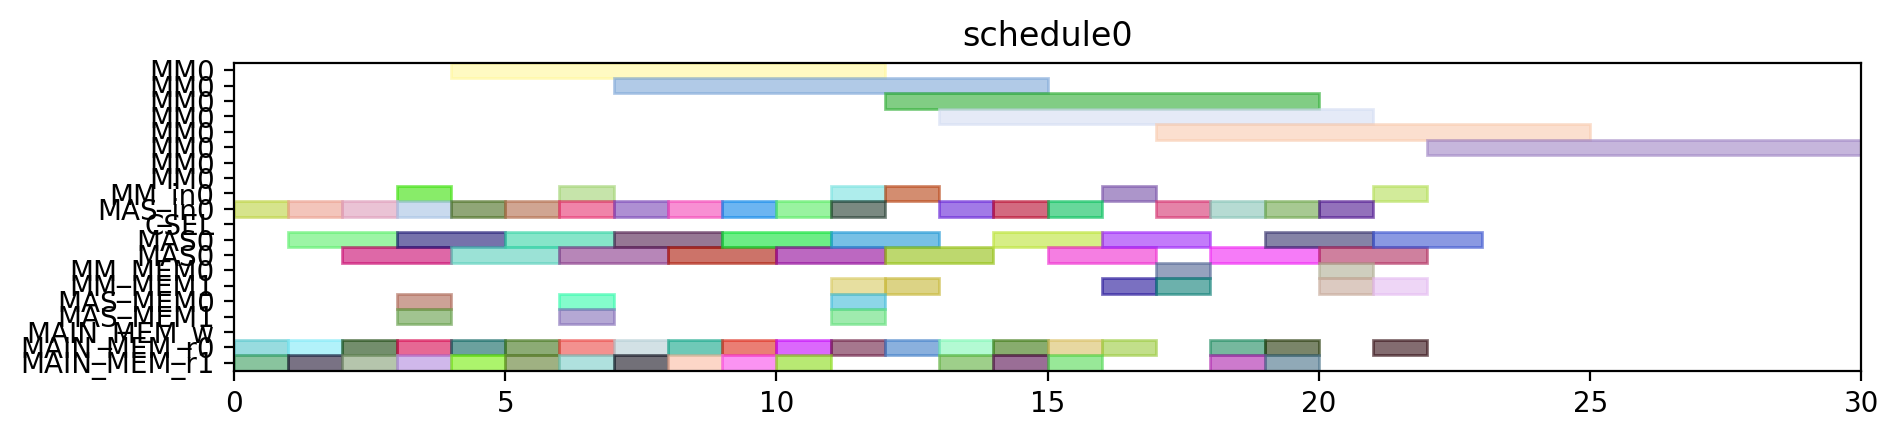

Write Python code to recreate this figure.
from pyschedule import Scenario, solvers, plotters, alt


def solve():
	horizon = 120
	S = Scenario("schedule0", horizon=horizon)

	# resource
	MM = S.Resources('MM', num=1, size=8)
	MM_in = S.Resources('MM_in', num=1)
	MAS_in = S.Resources('MAS_in', num=1)
	CSEL = S.Resource('CSEL')
	MAS = S.Resources('MAS', num=1, size=2, periods=range(1, horizon))
	MM_MEM = S.Resources('MM_MEM', num=2)
	MAS_MEM = S.Resources('MAS_MEM', num=2)
	MAIN_MEM_w = S.Resource('MAIN_MEM_w', size=1)
	MAIN_MEM_r = S.Resources('MAIN_MEM_r', num=2)

	# result of previous scheduling

	# new tasks
	c_qinv_denom_inv0 = S.Task('c_qinv_denom_inv0', length=8, delay_cost=1)
	c_qinv_denom_inv0 += alt(MM)
	c_qinv_denom_inv0_in = S.Task('c_qinv_denom_inv0_in', length=1, delay_cost=1)
	c_qinv_denom_inv0_in += alt(MM_in)
	S += c_qinv_denom_inv0_in*MM_in[0]<=c_qinv_denom_inv0*MM[0]
	c_qinv_denom_inv0_mem0 = S.Task('c_qinv_denom_inv0_mem0', length=1, delay_cost=1)
	c_qinv_denom_inv0_mem0 += MAIN_MEM_r[0]
	S += c_qinv_denom_inv0_mem0 <= c_qinv_denom_inv0

	c_qinv_denom_inv0_mem1 = S.Task('c_qinv_denom_inv0_mem1', length=1, delay_cost=1)
	c_qinv_denom_inv0_mem1 += MAIN_MEM_r[1]
	S += c_qinv_denom_inv0_mem1 <= c_qinv_denom_inv0

	c_qinv_denom_inv1_ = S.Task('c_qinv_denom_inv1_', length=8, delay_cost=1)
	c_qinv_denom_inv1_ += alt(MM)
	c_qinv_denom_inv1__in = S.Task('c_qinv_denom_inv1__in', length=1, delay_cost=1)
	c_qinv_denom_inv1__in += alt(MM_in)
	S += c_qinv_denom_inv1__in*MM_in[0]<=c_qinv_denom_inv1_*MM[0]
	c_qinv_denom_inv1__mem0 = S.Task('c_qinv_denom_inv1__mem0', length=1, delay_cost=1)
	c_qinv_denom_inv1__mem0 += MAIN_MEM_r[0]
	S += c_qinv_denom_inv1__mem0 <= c_qinv_denom_inv1_

	c_qinv_denom_inv1__mem1 = S.Task('c_qinv_denom_inv1__mem1', length=1, delay_cost=1)
	c_qinv_denom_inv1__mem1 += MAIN_MEM_r[1]
	S += c_qinv_denom_inv1__mem1 <= c_qinv_denom_inv1_

	c_qinv0_t2 = S.Task('c_qinv0_t2', length=2, delay_cost=1)
	c_qinv0_t2 += alt(MAS)
	c_qinv0_t2_in = S.Task('c_qinv0_t2_in', length=1, delay_cost=1)
	c_qinv0_t2_in += alt(MAS_in)
	S += c_qinv0_t2_in*MAS_in[0]<=c_qinv0_t2*MAS[0]

	c_qinv0_t2_mem0 = S.Task('c_qinv0_t2_mem0', length=1, delay_cost=1)
	c_qinv0_t2_mem0 += MAIN_MEM_r[0]
	S += c_qinv0_t2_mem0 <= c_qinv0_t2

	c_qinv0_t2_mem1 = S.Task('c_qinv0_t2_mem1', length=1, delay_cost=1)
	c_qinv0_t2_mem1 += MAIN_MEM_r[1]
	S += c_qinv0_t2_mem1 <= c_qinv0_t2

	c_qinv1__t2 = S.Task('c_qinv1__t2', length=2, delay_cost=1)
	c_qinv1__t2 += alt(MAS)
	c_qinv1__t2_in = S.Task('c_qinv1__t2_in', length=1, delay_cost=1)
	c_qinv1__t2_in += alt(MAS_in)
	S += c_qinv1__t2_in*MAS_in[0]<=c_qinv1__t2*MAS[0]

	c_qinv1__t2_mem0 = S.Task('c_qinv1__t2_mem0', length=1, delay_cost=1)
	c_qinv1__t2_mem0 += MAIN_MEM_r[0]
	S += c_qinv1__t2_mem0 <= c_qinv1__t2

	c_qinv1__t2_mem1 = S.Task('c_qinv1__t2_mem1', length=1, delay_cost=1)
	c_qinv1__t2_mem1 += MAIN_MEM_r[1]
	S += c_qinv1__t2_mem1 <= c_qinv1__t2

	c0_t0_t2 = S.Task('c0_t0_t2', length=2, delay_cost=1)
	c0_t0_t2 += alt(MAS)
	c0_t0_t2_in = S.Task('c0_t0_t2_in', length=1, delay_cost=1)
	c0_t0_t2_in += alt(MAS_in)
	S += c0_t0_t2_in*MAS_in[0]<=c0_t0_t2*MAS[0]

	c0_t0_t2_mem0 = S.Task('c0_t0_t2_mem0', length=1, delay_cost=1)
	c0_t0_t2_mem0 += MAIN_MEM_r[0]
	S += c0_t0_t2_mem0 <= c0_t0_t2

	c0_t0_t2_mem1 = S.Task('c0_t0_t2_mem1', length=1, delay_cost=1)
	c0_t0_t2_mem1 += MAIN_MEM_r[1]
	S += c0_t0_t2_mem1 <= c0_t0_t2

	c0_t1_t2 = S.Task('c0_t1_t2', length=2, delay_cost=1)
	c0_t1_t2 += alt(MAS)
	c0_t1_t2_in = S.Task('c0_t1_t2_in', length=1, delay_cost=1)
	c0_t1_t2_in += alt(MAS_in)
	S += c0_t1_t2_in*MAS_in[0]<=c0_t1_t2*MAS[0]

	c0_t1_t2_mem0 = S.Task('c0_t1_t2_mem0', length=1, delay_cost=1)
	c0_t1_t2_mem0 += MAIN_MEM_r[0]
	S += c0_t1_t2_mem0 <= c0_t1_t2

	c0_t1_t2_mem1 = S.Task('c0_t1_t2_mem1', length=1, delay_cost=1)
	c0_t1_t2_mem1 += MAIN_MEM_r[1]
	S += c0_t1_t2_mem1 <= c0_t1_t2

	c0_t20 = S.Task('c0_t20', length=2, delay_cost=1)
	c0_t20 += alt(MAS)
	c0_t20_in = S.Task('c0_t20_in', length=1, delay_cost=1)
	c0_t20_in += alt(MAS_in)
	S += c0_t20_in*MAS_in[0]<=c0_t20*MAS[0]

	c0_t20_mem0 = S.Task('c0_t20_mem0', length=1, delay_cost=1)
	c0_t20_mem0 += MAIN_MEM_r[0]
	S += c0_t20_mem0 <= c0_t20

	c0_t20_mem1 = S.Task('c0_t20_mem1', length=1, delay_cost=1)
	c0_t20_mem1 += MAIN_MEM_r[1]
	S += c0_t20_mem1 <= c0_t20

	c0_t21 = S.Task('c0_t21', length=2, delay_cost=1)
	c0_t21 += alt(MAS)
	c0_t21_in = S.Task('c0_t21_in', length=1, delay_cost=1)
	c0_t21_in += alt(MAS_in)
	S += c0_t21_in*MAS_in[0]<=c0_t21*MAS[0]

	c0_t21_mem0 = S.Task('c0_t21_mem0', length=1, delay_cost=1)
	c0_t21_mem0 += MAIN_MEM_r[0]
	S += c0_t21_mem0 <= c0_t21

	c0_t21_mem1 = S.Task('c0_t21_mem1', length=1, delay_cost=1)
	c0_t21_mem1 += MAIN_MEM_r[1]
	S += c0_t21_mem1 <= c0_t21

	c1_t0_t2 = S.Task('c1_t0_t2', length=2, delay_cost=1)
	c1_t0_t2 += alt(MAS)
	c1_t0_t2_in = S.Task('c1_t0_t2_in', length=1, delay_cost=1)
	c1_t0_t2_in += alt(MAS_in)
	S += c1_t0_t2_in*MAS_in[0]<=c1_t0_t2*MAS[0]

	c1_t0_t2_mem0 = S.Task('c1_t0_t2_mem0', length=1, delay_cost=1)
	c1_t0_t2_mem0 += MAIN_MEM_r[0]
	S += c1_t0_t2_mem0 <= c1_t0_t2

	c1_t0_t2_mem1 = S.Task('c1_t0_t2_mem1', length=1, delay_cost=1)
	c1_t0_t2_mem1 += MAIN_MEM_r[1]
	S += c1_t0_t2_mem1 <= c1_t0_t2

	c1_t1_t2 = S.Task('c1_t1_t2', length=2, delay_cost=1)
	c1_t1_t2 += alt(MAS)
	c1_t1_t2_in = S.Task('c1_t1_t2_in', length=1, delay_cost=1)
	c1_t1_t2_in += alt(MAS_in)
	S += c1_t1_t2_in*MAS_in[0]<=c1_t1_t2*MAS[0]

	c1_t1_t2_mem0 = S.Task('c1_t1_t2_mem0', length=1, delay_cost=1)
	c1_t1_t2_mem0 += MAIN_MEM_r[0]
	S += c1_t1_t2_mem0 <= c1_t1_t2

	c1_t1_t2_mem1 = S.Task('c1_t1_t2_mem1', length=1, delay_cost=1)
	c1_t1_t2_mem1 += MAIN_MEM_r[1]
	S += c1_t1_t2_mem1 <= c1_t1_t2

	c1_t20 = S.Task('c1_t20', length=2, delay_cost=1)
	c1_t20 += alt(MAS)
	c1_t20_in = S.Task('c1_t20_in', length=1, delay_cost=1)
	c1_t20_in += alt(MAS_in)
	S += c1_t20_in*MAS_in[0]<=c1_t20*MAS[0]

	c1_t20_mem0 = S.Task('c1_t20_mem0', length=1, delay_cost=1)
	c1_t20_mem0 += MAIN_MEM_r[0]
	S += c1_t20_mem0 <= c1_t20

	c1_t20_mem1 = S.Task('c1_t20_mem1', length=1, delay_cost=1)
	c1_t20_mem1 += MAIN_MEM_r[1]
	S += c1_t20_mem1 <= c1_t20

	c1_t21 = S.Task('c1_t21', length=2, delay_cost=1)
	c1_t21 += alt(MAS)
	c1_t21_in = S.Task('c1_t21_in', length=1, delay_cost=1)
	c1_t21_in += alt(MAS_in)
	S += c1_t21_in*MAS_in[0]<=c1_t21*MAS[0]

	c1_t21_mem0 = S.Task('c1_t21_mem0', length=1, delay_cost=1)
	c1_t21_mem0 += MAIN_MEM_r[0]
	S += c1_t21_mem0 <= c1_t21

	c1_t21_mem1 = S.Task('c1_t21_mem1', length=1, delay_cost=1)
	c1_t21_mem1 += MAIN_MEM_r[1]
	S += c1_t21_mem1 <= c1_t21

	c2_t0_t2 = S.Task('c2_t0_t2', length=2, delay_cost=1)
	c2_t0_t2 += alt(MAS)
	c2_t0_t2_in = S.Task('c2_t0_t2_in', length=1, delay_cost=1)
	c2_t0_t2_in += alt(MAS_in)
	S += c2_t0_t2_in*MAS_in[0]<=c2_t0_t2*MAS[0]

	c2_t0_t2_mem0 = S.Task('c2_t0_t2_mem0', length=1, delay_cost=1)
	c2_t0_t2_mem0 += MAIN_MEM_r[0]
	S += c2_t0_t2_mem0 <= c2_t0_t2

	c2_t0_t2_mem1 = S.Task('c2_t0_t2_mem1', length=1, delay_cost=1)
	c2_t0_t2_mem1 += MAIN_MEM_r[1]
	S += c2_t0_t2_mem1 <= c2_t0_t2

	c2_t1_t2 = S.Task('c2_t1_t2', length=2, delay_cost=1)
	c2_t1_t2 += alt(MAS)
	c2_t1_t2_in = S.Task('c2_t1_t2_in', length=1, delay_cost=1)
	c2_t1_t2_in += alt(MAS_in)
	S += c2_t1_t2_in*MAS_in[0]<=c2_t1_t2*MAS[0]

	c2_t1_t2_mem0 = S.Task('c2_t1_t2_mem0', length=1, delay_cost=1)
	c2_t1_t2_mem0 += MAIN_MEM_r[0]
	S += c2_t1_t2_mem0 <= c2_t1_t2

	c2_t1_t2_mem1 = S.Task('c2_t1_t2_mem1', length=1, delay_cost=1)
	c2_t1_t2_mem1 += MAIN_MEM_r[1]
	S += c2_t1_t2_mem1 <= c2_t1_t2

	c2_t20 = S.Task('c2_t20', length=2, delay_cost=1)
	c2_t20 += alt(MAS)
	c2_t20_in = S.Task('c2_t20_in', length=1, delay_cost=1)
	c2_t20_in += alt(MAS_in)
	S += c2_t20_in*MAS_in[0]<=c2_t20*MAS[0]

	c2_t20_mem0 = S.Task('c2_t20_mem0', length=1, delay_cost=1)
	c2_t20_mem0 += MAIN_MEM_r[0]
	S += c2_t20_mem0 <= c2_t20

	c2_t20_mem1 = S.Task('c2_t20_mem1', length=1, delay_cost=1)
	c2_t20_mem1 += MAIN_MEM_r[1]
	S += c2_t20_mem1 <= c2_t20

	c2_t21 = S.Task('c2_t21', length=2, delay_cost=1)
	c2_t21 += alt(MAS)
	c2_t21_in = S.Task('c2_t21_in', length=1, delay_cost=1)
	c2_t21_in += alt(MAS_in)
	S += c2_t21_in*MAS_in[0]<=c2_t21*MAS[0]

	c2_t21_mem0 = S.Task('c2_t21_mem0', length=1, delay_cost=1)
	c2_t21_mem0 += MAIN_MEM_r[0]
	S += c2_t21_mem0 <= c2_t21

	c2_t21_mem1 = S.Task('c2_t21_mem1', length=1, delay_cost=1)
	c2_t21_mem1 += MAIN_MEM_r[1]
	S += c2_t21_mem1 <= c2_t21

	c_qinv0_t0 = S.Task('c_qinv0_t0', length=8, delay_cost=1)
	c_qinv0_t0 += alt(MM)
	c_qinv0_t0_in = S.Task('c_qinv0_t0_in', length=1, delay_cost=1)
	c_qinv0_t0_in += alt(MM_in)
	S += c_qinv0_t0_in*MM_in[0]<=c_qinv0_t0*MM[0]
	c_qinv0_t0_mem0 = S.Task('c_qinv0_t0_mem0', length=1, delay_cost=1)
	c_qinv0_t0_mem0 += MAIN_MEM_r[0]
	S += c_qinv0_t0_mem0 <= c_qinv0_t0

	c_qinv0_t0_mem1 = S.Task('c_qinv0_t0_mem1', length=1, delay_cost=1)
	c_qinv0_t0_mem1 += alt(MM_MEM)
	S += (c_qinv_denom_inv0*MM[0])-1 < c_qinv0_t0_mem1*MM_MEM[1]
	S += c_qinv0_t0_mem1 <= c_qinv0_t0

	c_qinv0_t1 = S.Task('c_qinv0_t1', length=8, delay_cost=1)
	c_qinv0_t1 += alt(MM)
	c_qinv0_t1_in = S.Task('c_qinv0_t1_in', length=1, delay_cost=1)
	c_qinv0_t1_in += alt(MM_in)
	S += c_qinv0_t1_in*MM_in[0]<=c_qinv0_t1*MM[0]
	c_qinv0_t1_mem0 = S.Task('c_qinv0_t1_mem0', length=1, delay_cost=1)
	c_qinv0_t1_mem0 += MAIN_MEM_r[0]
	S += c_qinv0_t1_mem0 <= c_qinv0_t1

	c_qinv0_t1_mem1 = S.Task('c_qinv0_t1_mem1', length=1, delay_cost=1)
	c_qinv0_t1_mem1 += alt(MM_MEM)
	S += (c_qinv_denom_inv1_*MM[0])-1 < c_qinv0_t1_mem1*MM_MEM[1]
	S += c_qinv0_t1_mem1 <= c_qinv0_t1

	c_qinv0_t3 = S.Task('c_qinv0_t3', length=2, delay_cost=1)
	c_qinv0_t3 += alt(MAS)
	c_qinv0_t3_in = S.Task('c_qinv0_t3_in', length=1, delay_cost=1)
	c_qinv0_t3_in += alt(MAS_in)
	S += c_qinv0_t3_in*MAS_in[0]<=c_qinv0_t3*MAS[0]

	c_qinv0_t3_mem0 = S.Task('c_qinv0_t3_mem0', length=1, delay_cost=1)
	c_qinv0_t3_mem0 += alt(MM_MEM)
	S += (c_qinv_denom_inv0*MM[0])-1 < c_qinv0_t3_mem0*MM_MEM[0]
	S += c_qinv0_t3_mem0 <= c_qinv0_t3

	c_qinv0_t3_mem1 = S.Task('c_qinv0_t3_mem1', length=1, delay_cost=1)
	c_qinv0_t3_mem1 += alt(MM_MEM)
	S += (c_qinv_denom_inv1_*MM[0])-1 < c_qinv0_t3_mem1*MM_MEM[1]
	S += c_qinv0_t3_mem1 <= c_qinv0_t3

	c_qinv1__t0 = S.Task('c_qinv1__t0', length=8, delay_cost=1)
	c_qinv1__t0 += alt(MM)
	c_qinv1__t0_in = S.Task('c_qinv1__t0_in', length=1, delay_cost=1)
	c_qinv1__t0_in += alt(MM_in)
	S += c_qinv1__t0_in*MM_in[0]<=c_qinv1__t0*MM[0]
	c_qinv1__t0_mem0 = S.Task('c_qinv1__t0_mem0', length=1, delay_cost=1)
	c_qinv1__t0_mem0 += MAIN_MEM_r[0]
	S += c_qinv1__t0_mem0 <= c_qinv1__t0

	c_qinv1__t0_mem1 = S.Task('c_qinv1__t0_mem1', length=1, delay_cost=1)
	c_qinv1__t0_mem1 += alt(MM_MEM)
	S += (c_qinv_denom_inv0*MM[0])-1 < c_qinv1__t0_mem1*MM_MEM[1]
	S += c_qinv1__t0_mem1 <= c_qinv1__t0

	c_qinv1__t1 = S.Task('c_qinv1__t1', length=8, delay_cost=1)
	c_qinv1__t1 += alt(MM)
	c_qinv1__t1_in = S.Task('c_qinv1__t1_in', length=1, delay_cost=1)
	c_qinv1__t1_in += alt(MM_in)
	S += c_qinv1__t1_in*MM_in[0]<=c_qinv1__t1*MM[0]
	c_qinv1__t1_mem0 = S.Task('c_qinv1__t1_mem0', length=1, delay_cost=1)
	c_qinv1__t1_mem0 += MAIN_MEM_r[0]
	S += c_qinv1__t1_mem0 <= c_qinv1__t1

	c_qinv1__t1_mem1 = S.Task('c_qinv1__t1_mem1', length=1, delay_cost=1)
	c_qinv1__t1_mem1 += alt(MM_MEM)
	S += (c_qinv_denom_inv1_*MM[0])-1 < c_qinv1__t1_mem1*MM_MEM[1]
	S += c_qinv1__t1_mem1 <= c_qinv1__t1

	c_qinv1__t3 = S.Task('c_qinv1__t3', length=2, delay_cost=1)
	c_qinv1__t3 += alt(MAS)
	c_qinv1__t3_in = S.Task('c_qinv1__t3_in', length=1, delay_cost=1)
	c_qinv1__t3_in += alt(MAS_in)
	S += c_qinv1__t3_in*MAS_in[0]<=c_qinv1__t3*MAS[0]

	c_qinv1__t3_mem0 = S.Task('c_qinv1__t3_mem0', length=1, delay_cost=1)
	c_qinv1__t3_mem0 += alt(MM_MEM)
	S += (c_qinv_denom_inv0*MM[0])-1 < c_qinv1__t3_mem0*MM_MEM[0]
	S += c_qinv1__t3_mem0 <= c_qinv1__t3

	c_qinv1__t3_mem1 = S.Task('c_qinv1__t3_mem1', length=1, delay_cost=1)
	c_qinv1__t3_mem1 += alt(MM_MEM)
	S += (c_qinv_denom_inv1_*MM[0])-1 < c_qinv1__t3_mem1*MM_MEM[1]
	S += c_qinv1__t3_mem1 <= c_qinv1__t3

	c0_t4_t2 = S.Task('c0_t4_t2', length=2, delay_cost=1)
	c0_t4_t2 += alt(MAS)
	c0_t4_t2_in = S.Task('c0_t4_t2_in', length=1, delay_cost=1)
	c0_t4_t2_in += alt(MAS_in)
	S += c0_t4_t2_in*MAS_in[0]<=c0_t4_t2*MAS[0]

	c0_t4_t2_mem0 = S.Task('c0_t4_t2_mem0', length=1, delay_cost=1)
	c0_t4_t2_mem0 += alt(MAS_MEM)
	S += (c0_t20*MAS[0])-1 < c0_t4_t2_mem0*MAS_MEM[0]
	S += c0_t4_t2_mem0 <= c0_t4_t2

	c0_t4_t2_mem1 = S.Task('c0_t4_t2_mem1', length=1, delay_cost=1)
	c0_t4_t2_mem1 += alt(MAS_MEM)
	S += (c0_t21*MAS[0])-1 < c0_t4_t2_mem1*MAS_MEM[1]
	S += c0_t4_t2_mem1 <= c0_t4_t2

	c1_t4_t2 = S.Task('c1_t4_t2', length=2, delay_cost=1)
	c1_t4_t2 += alt(MAS)
	c1_t4_t2_in = S.Task('c1_t4_t2_in', length=1, delay_cost=1)
	c1_t4_t2_in += alt(MAS_in)
	S += c1_t4_t2_in*MAS_in[0]<=c1_t4_t2*MAS[0]

	c1_t4_t2_mem0 = S.Task('c1_t4_t2_mem0', length=1, delay_cost=1)
	c1_t4_t2_mem0 += alt(MAS_MEM)
	S += (c1_t20*MAS[0])-1 < c1_t4_t2_mem0*MAS_MEM[0]
	S += c1_t4_t2_mem0 <= c1_t4_t2

	c1_t4_t2_mem1 = S.Task('c1_t4_t2_mem1', length=1, delay_cost=1)
	c1_t4_t2_mem1 += alt(MAS_MEM)
	S += (c1_t21*MAS[0])-1 < c1_t4_t2_mem1*MAS_MEM[1]
	S += c1_t4_t2_mem1 <= c1_t4_t2

	c2_t4_t2 = S.Task('c2_t4_t2', length=2, delay_cost=1)
	c2_t4_t2 += alt(MAS)
	c2_t4_t2_in = S.Task('c2_t4_t2_in', length=1, delay_cost=1)
	c2_t4_t2_in += alt(MAS_in)
	S += c2_t4_t2_in*MAS_in[0]<=c2_t4_t2*MAS[0]

	c2_t4_t2_mem0 = S.Task('c2_t4_t2_mem0', length=1, delay_cost=1)
	c2_t4_t2_mem0 += alt(MAS_MEM)
	S += (c2_t20*MAS[0])-1 < c2_t4_t2_mem0*MAS_MEM[0]
	S += c2_t4_t2_mem0 <= c2_t4_t2

	c2_t4_t2_mem1 = S.Task('c2_t4_t2_mem1', length=1, delay_cost=1)
	c2_t4_t2_mem1 += alt(MAS_MEM)
	S += (c2_t21*MAS[0])-1 < c2_t4_t2_mem1*MAS_MEM[1]
	S += c2_t4_t2_mem1 <= c2_t4_t2

	solvers.mip.solve(S,msg=1,kind='CPLEX',ratio_gap=1.01)

	solution = [['hoge']*len(S.solution()[1]) for i in range(len(S.solution()))]
	for i in range(len(S.solution())):
		for j in range(len(S.solution()[i])):
			solution[i][j]=str(S.solution()[i][j])
	print(solution)

	cycles = int(solution[-1][3])

	pic_file_name = "/mnt/rose/usr1/fukuda/ABE/multiRAM_multiMAS_16mux/scheduling_result/stage8MM1_stage2MAS1/FP12_INV_AFTER_FPINV/schedule0.png"
	if(S.solution() != []):
		plotters.matplotlib.plot(S,img_filename=pic_file_name, show_task_labels=False, fig_size=(cycles*0.25+3, 2))

	return solution
